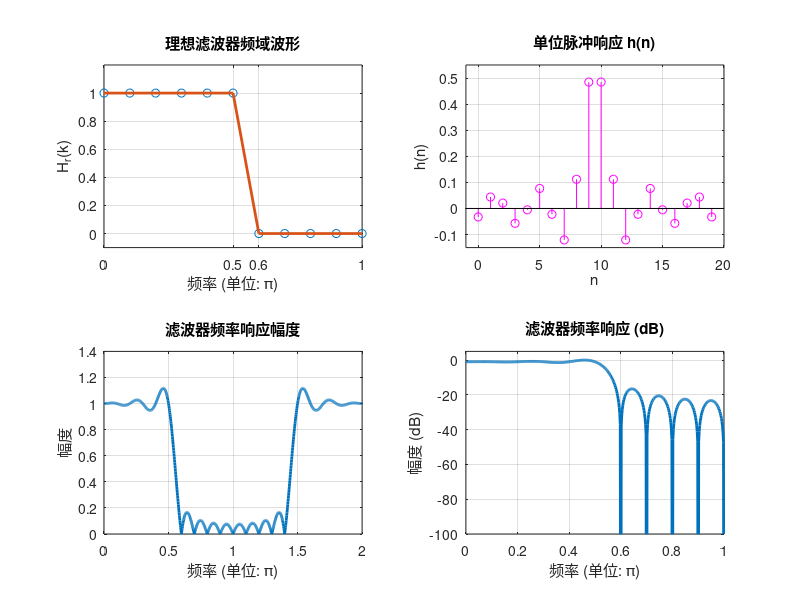

Write MATLAB code to recreate this figure.
clc;
clear;

% 给定设计目标
wp = 0.5 * pi;   % 通带截止频率 (弧度/秒)
ws = 0.6 * pi;   % 阻带截止频率 (弧度/秒)
N = 20;           % 滤波器阶数

tr_width = ws - wp;   % 过渡带宽度
alpha = (N - 1) / 2;  % N 为偶数

% 计算频率采样点
l = 0:1:N-1; 
wl = (2*pi / N) * l;

% 理想滤波器的频率响应
Hrs = [ones(1,6), zeros(1,9), ones(1,5)];  % 偶对称
Hdr = [1 1 0 0];  % 期望的频率响应
wdl = [0 0.5 0.6 1];  % 理想滤波器的频率区间
k1 = 0:(N/2 - 1);
k2 = (N/2 + 1):N-1;

% 计算理想频率响应的相位
angH = [-alpha * (2 * pi) / N * k1, 0, alpha * (2 * pi) / N * (N - k2)];

% 生成频率采样法的滤波器系数
H = Hrs .* exp(1i * angH);

% 计算单位脉冲响应 h(n)
h = real(ifft(H, N));

% 计算频率响应
[H_freq, w] = freqz(h, 1, 1000, 'whole');

% 求 FIR 滤波器频响的 dB 值
db = 20 * log10((abs(H_freq) + eps) / max(abs(H_freq)));

% 绘图部分

% 绘制理想滤波器的频率响应
figure(2); clf;
subplot(221);
plot(wl(1:11) / pi, Hrs(1:11), 'o', wdl, Hdr, 'linewidth', 2);
title('理想滤波器频域波形');
xlabel('频率 (单位: π)');
ylabel('H_r(k)');
axis([0 1 -0.1 1.2]);
set(gca, 'XTick', [0 0.5 0.6 1]);
grid;

% 绘制滤波器的单位脉冲响应 h(n)
subplot(222);
stem(0:N-1, h, 'm');
title('单位脉冲响应 h(n)');
xlabel('n');
ylabel('h(n)');
axis([-1, N, -0.15, 0.55]);
grid;

% 绘制滤波器的频率响应幅度
subplot(223);
plot(w / pi, abs(H_freq), 'LineWidth', 2);
title('滤波器频率响应幅度');
xlabel('频率 (单位: π)');
ylabel('幅度');
grid;

% 绘制滤波器的频率响应的 dB 值
subplot(224);
plot(w / pi, db, 'LineWidth', 2);
title('滤波器频率响应 (dB)');
xlabel('频率 (单位: π)');
ylabel('幅度 (dB)');
axis([0 1 -100 5]);
grid;

% 打印最大通带衰减和阻带衰减
delta_w = 2 * pi / 1000;  % 将 2π 等分为 1000 份
Rp1 = -min(db(1:round(wp / delta_w) + 1));  % 通带衰减
As1 = -max(db(round(ws / delta_w) + 1:end));  % 阻带衰减

disp(['通带最大衰减 (Rp): ', num2str(Rp1), ' dB']);
disp(['阻带最小衰减 (As): ', num2str(As1), ' dB']);
